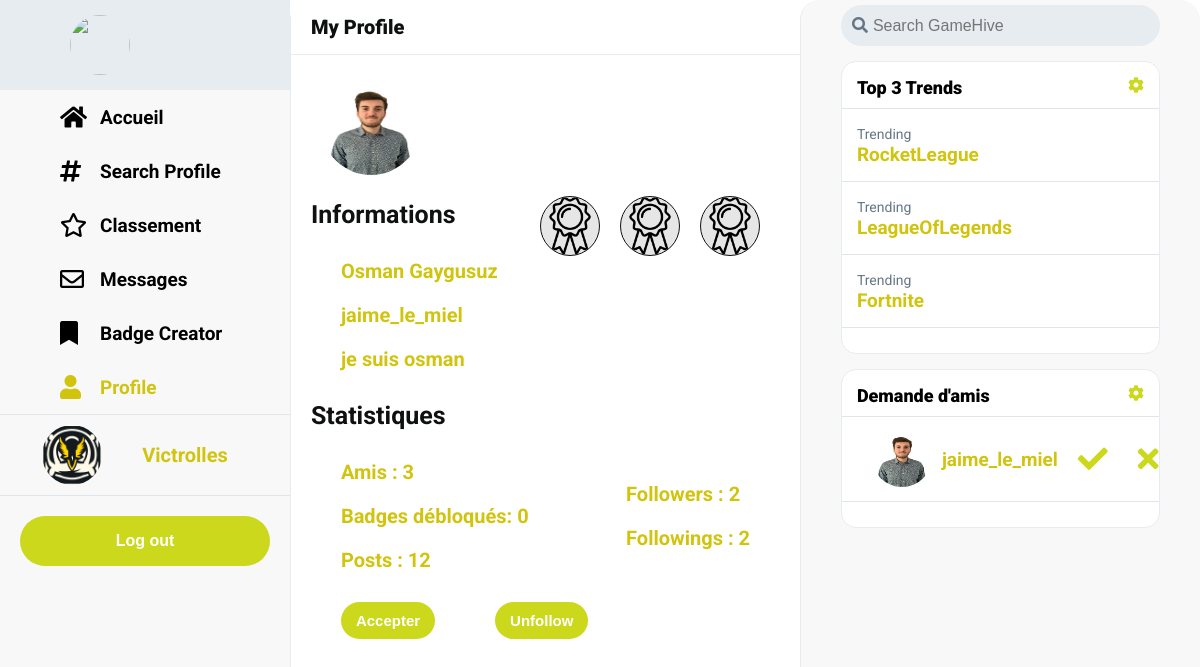
Before: /profil.php?pseudo=jaime_le_miel (signed in) with the older database file.
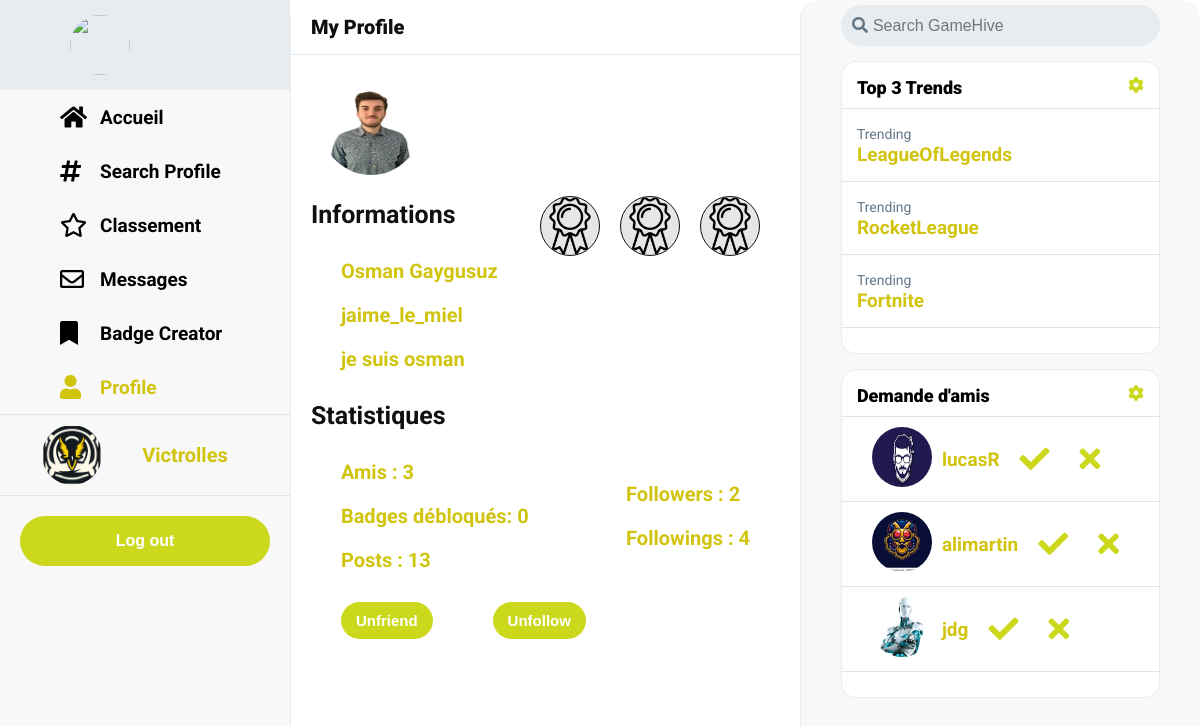
After: the same page with the newer database file.
### tables this page shows
CREATE TABLE `badge` (
  `id` int(11) NOT NULL,
  `image` varchar(200) NOT NULL,
  `description` varchar(100) NOT NULL,
  `id_game` int(11) NOT NULL
);

CREATE TABLE `profil` (
  `id` int(11) NOT NULL,
  `name` varchar(100) NOT NULL,
  `surname` varchar(100) NOT NULL,
  `pseudo` varchar(100) NOT NULL,
  `avatar` varchar(200) NOT NULL,
  `datedenaissance` date NOT NULL,
  `email` varchar(100) NOT NULL,
  `description` varchar(250) NOT NULL,
  `password` varchar(100) NOT NULL
);

### php/database.php (called while the page is built, shortened)
<?php
function GetIdFromPseudo($pseudo) {
  global $conn;
  if (!isset($pseudo) || empty($pseudo)){
    $pseudo = $_COOKIE["pseudo"];
  }
  $sql = "SELECT
            *
          FROM
            profil
          WHERE
            pseudo = '$pseudo'";
  $result = $conn->query($sql);
  $row = $result->fetch_assoc();
  $id_profil = $row["id"];
  return $id_profil;
}
function GetNumberOfFriends($id_profil){
  global $conn;
  $sql = "SELECT
            *
          FROM
            friend
          WHERE
            id_profil1 = $id_profil
          OR
            id_profil2 = $id_profil";
  $result = $conn->query($sql);
  $number_of_friends = mysqli_num_rows($result);
  return $number_of_friends;
}
function GetNumberOfBadges($id_profil){
  global $conn;
  $sql = "SELECT
            *
          FROM
            unlocked_badge
          WHERE
            id_profil = $id_profil";
  $result = $conn->query($sql);
  $number_of_badges = mysqli_num_rows($result);
  return $number_of_badges;
}
function GetNumberOfPosts($id_profil){
  global $conn;
  $sql = "SELECT
            *
          FROM
            post
          WHERE
            id_profil = $id_profil";
  $result = $conn->query($sql);
  $number_of_posts = mysqli_num_rows($result);
  return $number_of_posts;
}
function GetNumberOfFollowers($id_profil){
  global $conn;
  $sql = "SELECT
            *
          FROM
            follow
          WHERE
            id_followed = $id_profil";
  $result = $conn->query($sql);
  $number_of_followers = mysqli_num_rows($result);
  return $number_of_followers;
}
function GetNumberOfFollowings($id_profil){
  global $conn;
  $sql = "SELECT
            *
          FROM
            follow
          WHERE
            id_follower = $id_profil";
  $result = $conn->query($sql);
  $number_of_followings = mysqli_num_rows($result);
  return $number_of_followings;
}
function CheckIfFollowing($id_follower, $id_followed){
  global $conn;
  $sql = "SELECT
            *
          FROM
            follow
          WHERE
            id_follower = $id_follower
          AND
            id_followed = $id_followed";
  $result = $conn->query($sql);
  if (mysqli_num_rows($result) > 0) {
    return true;
  } else {
    return false;
  }
}
function CheckIfFriend($id_profil1, $id_profil2){
  global $conn;
  $sql = "SELECT
            *
          FROM
            friend
          WHERE
            (id_profil1 = $id_profil1 AND id_profil2 = $id_profil2)
          OR
            (id_profil1 = $id_profil2 AND id_profil2 = $id_profil1)";
  $result = $conn->query($sql);
  if (mysqli_num_rows($result) > 0) {
    return true;
  } else {
    return false;
  }
}
function CheckIfAccepted($id_profil1, $id_profil2){
  global $conn;
  $sql = "SELECT
            accepter
          FROM
            friend
          WHERE
            (id_profil1 = $id_profil1 AND id_profil2 = $id_profil2)
          OR
            (id_profil1 = $id_profil2 AND id_profil2 = $id_profil1)";
  $result = $conn->query($sql);
  $row = $result->fetch_assoc();
  if (mysqli_num_rows($result) > 0){
    if ($row["accepter"] == 1){
      return true;
    } else {
      return false;
    }
  } else {
    return false;
  }
}
function CheckIfProfil1SentRequest($id_profil1, $id_profil2){
  global $conn;
  $sql = "SELECT
            *
          FROM
            friend
          WHERE
            id_profil1 = $id_profil1
          AND
            id_profil2 = $id_profil2";
  $result = $conn->query($sql);
  if (mysqli_num_rows($result) > 0) {
    return true;
  } else {
    return false;
  }
}
?>

### profil.php (the view, shortened to what the changed rows need)
<?php
include "php/database.php";
global $conn;
if (isset($_GET["pseudo"]) && $_GET["pseudo"] != ""){
    $pseudo = $_GET["pseudo"];
    $id_profil = GetIdFromPseudo($pseudo);
    $sql = "SELECT
                *
            FROM
                profil
            WHERE
                pseudo = '$pseudo'";
    $result = $conn->query($sql);
    $row = $result->fetch_assoc();
    $prenom = $row["name"];
    $nom = $row["surname"];
    $avatar = $row["avatar"];
    $description = $row["description"];
} else {
    header("location: accueil.php");
}
$numberOfFriends = GetNumberOfFriends($id_profil);
$numberOfBadges = GetNumberOfBadges($id_profil);
$numberOfPosts = GetNumberOfPosts($id_profil);
$numberOfFollowers = GetNumberOfFollowers($id_profil);
$numberOfFollowings = GetNumberOfFollowings($id_profil);
?>
<?php include "php/header.php"; ?>
<div class="grid-container">
    <div class="main profile">
        <div class="container">
            <div class="profile__infos">
                <div class="left">
                    <img class='ico' src='<?php echo $avatar ?>' alt='avatar'>
                    <h2>Informations</h2>
                    <p><?php echo $prenom . " " . $nom; ?></p>
                    <p><?php echo $pseudo; ?></p>
                    <p><?php echo $description; ?></p>
                </div>
                <div class="right">
                    <?php
                    require_once('php/display_badges.php');
                    ?>
                </div>
            </div>
            <h2>Statistiques</h2>
            <div class="profile__stats">
                <div class="left">
                    <p>Amis : <?php echo $numberOfFriends; ?></p>
                    <p>Badges débloqués: <?php echo $numberOfBadges; ?></p>
                    <p>Posts : <?php echo $numberOfPosts; ?></p>
                </div>
                <div class="right">
                    <p>Followers : <?php echo $numberOfFollowers; ?></p>
                    <p>Followings : <?php echo $numberOfFollowings; ?></p>
                </div>
            </div>
            <?php
                if ($pseudo != $_COOKIE["pseudo"]){
                    $id_profil2 = GetIdFromPseudo($_COOKIE["pseudo"]);
                    echo "  <form action='php/friends_follows.php' method='post'>
                                <input type='hidden' name='id_profil' value='$id_profil'>
                                <input type='hidden' name='pseudo' value='$pseudo'>";
                    if (CheckIfFriend($id_profil2, $id_profil)){
                        if (CheckIfAccepted($id_profil2, $id_profil)){
                            echo "<input class = 'button__tweet' type='submit' name='submit' value='Unfriend'>";
                        } else {
                            if (CheckIfProfil1SentRequest($id_profil2, $id_profil))
                            {
                                echo "<input class = 'button__tweet' type='submit' name='submit' value='En Attente'>";
                            }else {
                                echo "<input class = 'button__tweet' type='submit' name='submit' value='Accepter'>";
                            }
                        }
                    } else {
                        echo "<input class = 'button__tweet' type='submit' name='submit' value='Addfriend'>";
                    }
                    if (CheckIfFollowing($id_profil2, $id_profil)){
                        echo "<input class = 'button__tweet' type='submit' name='submit' value='Unfollow'>";
                    } else {
                        echo "<input class = 'button__tweet' type='submit' name='submit' value='Follow'>";
                    }
                    echo "</form>";
                }
            ?>
        </div>
    </div>
    <?php require_once('php/right-sidebar.php'); ?>
</div>

### php/display_badges.php (shortened to what the changed rows need)
<?php
$id_profil = GetIdFromPseudo($pseudo);
$sql = "SELECT
            image
        FROM
            badge
        WHERE
            id = 40";
$result = $conn->query($sql);
$row = $result->fetch_assoc();
$default_image = $row["image"];
$sql = "SELECT
            BAD.id,
            BAD.image,
            BAD.description,
            BAD.id_game
        FROM
            unlocked_badge UNL
        INNER JOIN
            badge BAD
                ON
                    UNL.id_badge = BAD.id
        WHERE
            UNL.id_profil = '$id_profil'
        AND
            UNL.selected = 1";
$result = $conn->query($sql);
for ($i = 0; $i < 3; $i++) {
    echo "<div class='dropdown badges'>";
    if ($row = $result->fetch_assoc()) {
        $image = $row["image"];
        $id_badge = $row["id"];
        echo "<img class='dropbtn ico' src='$image' alt='badge'>";
    } else {
        echo "<img class='dropbtn ico' src='$default_image' alt='badge'>";
    }
    echo "</div>";
}

### php/right-sidebar.php (shortened to what the changed rows need)
<?php
$sql = "SELECT
            SUBSTRING(tag, 2) AS hashtag,
            COUNT(*) AS count
        FROM (  SELECT
                    SUBSTRING_INDEX(SUBSTRING_INDEX(texte, ' ', numbers.n), ' ', -1) AS tag
                FROM
                    post
                CROSS JOIN
                    (SELECT 1 n UNION SELECT 2 UNION SELECT 3 UNION SELECT 4 UNION SELECT 5) numbers
                WHERE
                    CHAR_LENGTH(texte) - CHAR_LENGTH(REPLACE(texte, ' ', '')) + 1 >= numbers.n) tags
        WHERE
            tag REGEXP '^#[a-zA-Z0-9_]+$'
        GROUP BY
            hashtag
        ORDER BY
            count DESC
        LIMIT 3;";
$data = mysqli_query($conn, $sql);
?>
<div class="right__sidebar">
    <div class="trends__container">
        <div class="trends__box">
            <div class="trends__body">
                <?php
                while($row=mysqli_fetch_assoc($data))
                {
                    $hashtag = $row['hashtag'];
                    ?>
                    <div class="trend texte">
                        <span>Trending</span>
                        <?php echo "<a href='search.php?search_texte=$hashtag'><p>$hashtag</p></a>";?>
                    </div>
                <?php
                }
                ?>
            </div>
        </div>
    </div>
    <?php
    $id_profil_self = GetIdFromPseudo("");
    $sql = "SELECT
                PRO.id,
                PRO.avatar,
                PRO.pseudo
            FROM
                friend FRI
            INNER JOIN
                profil PRO
                    ON
                        FRI.id_profil1 = PRO.id
            WHERE
                id_profil2 = $id_profil_self
            AND
                FRI.accepter = 0";
    $result = $conn->query($sql);
    ?>
    <div class="trends__container">
        <div class="trends__box">
            <div class="trends__body">
                <?php
                while($row=mysqli_fetch_assoc($result))
                {
                    $id = $row['id'];
                    $pseudo = $row['pseudo'];
                    $avatar = $row['avatar'];
                    echo "  <div class='friends__lists__item'>
                                <div class='avatar'>
                                    <a href='profil.php?pseudo=$pseudo'>
                                        <img class='ico' src='$avatar' alt='Avatar'>
                                    </a>
                                </div>
                                <div class='pseudo'>
                                    <a href='profil.php?pseudo=$pseudo'>
                                        <p>$pseudo</p>
                                    </a>
                                </div>
                                <div class='decision'>
                                    <a href='php/accepter.php?id=$id'>
                                        <i class='fa fa-check'></i>
                                    </a>
                                </div>
                                <div class='decision'>
                                    <a href='php/refuser.php?id=$id'>
                                        <i class='fa fa-times'></i>
                                    </a>
                                </div>
                            </div>";
                }
                ?>
            </div>
        </div>
    </div>
</div>

Changed rows visible on the page:
no longer on one of the page's lists (row unchanged): profil: pseudo "jaime_le_miel"
now on this page (row unchanged): profil: avatar (picture), pseudo "lucasR"
now on this page (row unchanged): profil: avatar (picture), pseudo "alimartin"
added profil: avatar (picture), pseudo "jdg"
Other visible differences:
$numberOfPosts: "12" → "13"
$numberOfFollowings: "2" → "4"
form field submit: (not shown) → "Unfriend"
form field submit: "Accepter" → (not shown)
